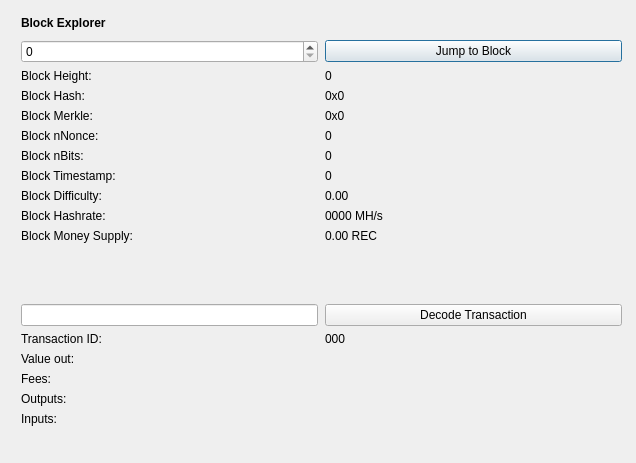
<?xml version="1.0" encoding="UTF-8"?>
<ui version="4.0">
 <class>BlockBrowser</class>
 <widget class="QDialog" name="BlockBrowser">
  <property name="windowModality">
   <enum>Qt::NonModal</enum>
  </property>
  <property name="enabled">
   <bool>true</bool>
  </property>
  <property name="geometry">
   <rect>
    <x>0</x>
    <y>0</y>
    <width>636</width>
    <height>463</height>
   </rect>
  </property>
  <property name="sizePolicy">
   <sizepolicy hsizetype="Preferred" vsizetype="Preferred">
    <horstretch>0</horstretch>
    <verstretch>0</verstretch>
   </sizepolicy>
  </property>
  <property name="minimumSize">
   <size>
    <width>0</width>
    <height>0</height>
   </size>
  </property>
  <property name="acceptDrops">
   <bool>false</bool>
  </property>
  <property name="windowTitle">
   <string>Testcoin Block Explorer</string>
  </property>
  <layout class="QGridLayout">
   <property name="sizeConstraint">
    <enum>QLayout::SetMaximumSize</enum>
   </property>
   <property name="leftMargin">
    <number>21</number>
   </property>
   <property name="topMargin">
    <number>10</number>
   </property>
   <property name="rightMargin">
    <number>10</number>
   </property>
   <item row="1" column="0">
    <widget class="QWidget" name="widget" native="true">
     <widget class="QWidget" name="layoutWidgetBE1">
      <property name="geometry">
       <rect>
        <x>0</x>
        <y>0</y>
        <width>601</width>
        <height>27</height>
       </rect>
      </property>
      <layout class="QHBoxLayout" name="horizontalLayoutBE">
       <property name="spacing">
        <number>7</number>
       </property>
       <item>
        <widget class="QLabel" name="labelBlockExplorer">
         <property name="sizePolicy">
          <sizepolicy hsizetype="Preferred" vsizetype="Maximum">
           <horstretch>0</horstretch>
           <verstretch>0</verstretch>
          </sizepolicy>
         </property>
         <property name="font">
          <font>
           <weight>75</weight>
           <bold>true</bold>
          </font>
         </property>
         <property name="styleSheet">
          <string notr="true">font-weight:bold;</string>
         </property>
         <property name="text">
          <string>Block Explorer</string>
         </property>
        </widget>
       </item>
       <item>
        <spacer name="horizontalSpacerBE">
         <property name="orientation">
          <enum>Qt::Horizontal</enum>
         </property>
         <property name="sizeHint" stdset="0">
          <size>
           <width>40</width>
           <height>20</height>
          </size>
         </property>
        </spacer>
       </item>
      </layout>
     </widget>
     <widget class="QWidget" name="layoutWidgetBE2">
      <property name="geometry">
       <rect>
        <x>0</x>
        <y>30</y>
        <width>601</width>
        <height>441</height>
       </rect>
      </property>
      <layout class="QGridLayout" name="gridLayoutBE" rowstretch="0,0,0,0,0,0,0,0,0,0,0,0,0,0,0,0,0,0,0,0" columnstretch="0,0">
       <property name="sizeConstraint">
        <enum>QLayout::SetDefaultConstraint</enum>
       </property>
       <property name="horizontalSpacing">
        <number>7</number>
       </property>
       <item row="8" column="1">
        <widget class="QLabel" name="timeBox">
         <property name="text">
          <string>0</string>
         </property>
         <property name="textInteractionFlags">
          <set>Qt::LinksAccessibleByMouse|Qt::TextSelectableByMouse</set>
         </property>
        </widget>
       </item>
       <item row="4" column="0">
        <widget class="QLabel" name="hashLabel">
         <property name="text">
          <string>Block Hash:</string>
         </property>
        </widget>
       </item>
       <item row="7" column="0">
        <widget class="QLabel" name="bitsLabel">
         <property name="text">
          <string>Block nBits:</string>
         </property>
        </widget>
       </item>
       <item row="5" column="1">
        <widget class="QLabel" name="merkleBox">
         <property name="minimumSize">
          <size>
           <width>187</width>
           <height>0</height>
          </size>
         </property>
         <property name="text">
          <string>0x0</string>
         </property>
         <property name="textInteractionFlags">
          <set>Qt::LinksAccessibleByMouse|Qt::TextSelectableByMouse</set>
         </property>
        </widget>
       </item>
       <item row="1" column="0">
        <widget class="QSpinBox" name="heightBox">
         <property name="sizePolicy">
          <sizepolicy hsizetype="Preferred" vsizetype="Fixed">
           <horstretch>0</horstretch>
           <verstretch>0</verstretch>
          </sizepolicy>
         </property>
         <property name="maximum">
          <number>99999999</number>
         </property>
        </widget>
       </item>
       <item row="10" column="1">
        <widget class="QLabel" name="hashRateBox">
         <property name="text">
          <string>0000 MH/s</string>
         </property>
         <property name="textInteractionFlags">
          <set>Qt::LinksAccessibleByMouse|Qt::TextSelectableByMouse</set>
         </property>
        </widget>
       </item>
       <item row="12" column="0">
        <spacer name="verticalSpacer_2">
         <property name="orientation">
          <enum>Qt::Vertical</enum>
         </property>
         <property name="sizeHint" stdset="0">
          <size>
           <width>20</width>
           <height>20</height>
          </size>
         </property>
        </spacer>
       </item>
       <item row="3" column="0">
        <widget class="QLabel" name="heightLabelBE2">
         <property name="text">
          <string>Block Height:</string>
         </property>
        </widget>
       </item>
       <item row="4" column="1">
        <widget class="QLabel" name="hashBox">
         <property name="enabled">
          <bool>true</bool>
         </property>
         <property name="sizePolicy">
          <sizepolicy hsizetype="Preferred" vsizetype="Preferred">
           <horstretch>0</horstretch>
           <verstretch>0</verstretch>
          </sizepolicy>
         </property>
         <property name="minimumSize">
          <size>
           <width>0</width>
           <height>0</height>
          </size>
         </property>
         <property name="text">
          <string>0x0</string>
         </property>
         <property name="textInteractionFlags">
          <set>Qt::LinksAccessibleByMouse|Qt::TextSelectableByMouse</set>
         </property>
        </widget>
       </item>
       <item row="5" column="0">
        <widget class="QLabel" name="merkleLabel">
         <property name="text">
          <string>Block Merkle:</string>
         </property>
        </widget>
       </item>
       <item row="6" column="0">
        <widget class="QLabel" name="nonceLabel">
         <property name="text">
          <string>Block nNonce:</string>
         </property>
        </widget>
       </item>
       <item row="3" column="1">
        <widget class="QLabel" name="heightLabelBE1">
         <property name="text">
          <string>0</string>
         </property>
         <property name="textInteractionFlags">
          <set>Qt::LinksAccessibleByMouse|Qt::TextSelectableByMouse</set>
         </property>
        </widget>
       </item>
       <item row="11" column="0">
        <widget class="QLabel" name="moneySupplyLabel">
         <property name="text">
          <string>Block Money Supply:</string>
         </property>
        </widget>
       </item>
       <item row="11" column="1">
        <widget class="QLabel" name="moneySupplyBox">
         <property name="text">
          <string>0.00 REC</string>
         </property>
         <property name="textInteractionFlags">
          <set>Qt::LinksAccessibleByMouse|Qt::TextSelectableByMouse</set>
         </property>
        </widget>
       </item>
       <item row="1" column="1">
        <widget class="QPushButton" name="blockButton">
         <property name="styleSheet">
          <string notr="true"/>
         </property>
         <property name="text">
          <string>Jump to Block</string>
         </property>
        </widget>
       </item>
       <item row="13" column="0">
        <widget class="QLineEdit" name="txBox">
         <property name="sizePolicy">
          <sizepolicy hsizetype="Preferred" vsizetype="Fixed">
           <horstretch>0</horstretch>
           <verstretch>0</verstretch>
          </sizepolicy>
         </property>
         <property name="inputMask">
          <string comment="Transaction id" extracomment="Transaction id"/>
         </property>
        </widget>
       </item>
       <item row="13" column="1">
        <widget class="QPushButton" name="txButton">
         <property name="styleSheet">
          <string notr="true"/>
         </property>
         <property name="text">
          <string>Decode Transaction</string>
         </property>
        </widget>
       </item>
       <item row="14" column="0">
        <widget class="QLabel" name="txLabel">
         <property name="text">
          <string>Transaction ID:</string>
         </property>
        </widget>
       </item>
       <item row="15" column="1">
        <widget class="QLabel" name="valueBox">
         <property name="text">
          <string/>
         </property>
         <property name="textInteractionFlags">
          <set>Qt::LinksAccessibleByMouse|Qt::TextSelectableByMouse</set>
         </property>
        </widget>
       </item>
       <item row="7" column="1">
        <widget class="QLabel" name="bitsBox">
         <property name="text">
          <string>0</string>
         </property>
         <property name="textInteractionFlags">
          <set>Qt::LinksAccessibleByMouse|Qt::TextSelectableByMouse</set>
         </property>
        </widget>
       </item>
       <item row="6" column="1">
        <widget class="QLabel" name="nonceBox">
         <property name="text">
          <string>0</string>
         </property>
         <property name="textInteractionFlags">
          <set>Qt::LinksAccessibleByMouse|Qt::TextSelectableByMouse</set>
         </property>
        </widget>
       </item>
       <item row="9" column="1">
        <widget class="QLabel" name="diffBox">
         <property name="text">
          <string>0.00</string>
         </property>
         <property name="textInteractionFlags">
          <set>Qt::LinksAccessibleByMouse|Qt::TextSelectableByMouse</set>
         </property>
        </widget>
       </item>
       <item row="14" column="1">
        <widget class="QLabel" name="txID">
         <property name="text">
          <string>000</string>
         </property>
         <property name="textInteractionFlags">
          <set>Qt::LinksAccessibleByMouse|Qt::TextSelectableByMouse</set>
         </property>
        </widget>
       </item>
       <item row="10" column="0">
        <widget class="QLabel" name="hashRateLabel">
         <property name="text">
          <string>Block Hashrate:</string>
         </property>
        </widget>
       </item>
       <item row="15" column="0">
        <widget class="QLabel" name="valueLabel">
         <property name="text">
          <string>Value out:</string>
         </property>
        </widget>
       </item>
       <item row="8" column="0">
        <widget class="QLabel" name="timeLabel">
         <property name="text">
          <string>Block Timestamp:</string>
         </property>
        </widget>
       </item>
       <item row="9" column="0">
        <widget class="QLabel" name="diffLabel">
         <property name="text">
          <string>Block Difficulty:</string>
         </property>
        </widget>
       </item>
       <item row="17" column="1">
        <widget class="QLabel" name="outputBox">
         <property name="text">
          <string/>
         </property>
         <property name="alignment">
          <set>Qt::AlignLeading|Qt::AlignLeft|Qt::AlignTop</set>
         </property>
         <property name="textInteractionFlags">
          <set>Qt::LinksAccessibleByMouse|Qt::TextSelectableByMouse</set>
         </property>
        </widget>
       </item>
       <item row="19" column="0">
        <spacer name="verticalSpacer">
         <property name="orientation">
          <enum>Qt::Vertical</enum>
         </property>
         <property name="sizeHint" stdset="0">
          <size>
           <width>20</width>
           <height>40</height>
          </size>
         </property>
        </spacer>
       </item>
       <item row="16" column="1">
        <widget class="QLabel" name="feesBox">
         <property name="text">
          <string/>
         </property>
         <property name="textInteractionFlags">
          <set>Qt::LinksAccessibleByMouse|Qt::TextSelectableByMouse</set>
         </property>
        </widget>
       </item>
       <item row="18" column="0">
        <widget class="QLabel" name="inputLabel">
         <property name="text">
          <string>Inputs:</string>
         </property>
         <property name="alignment">
          <set>Qt::AlignLeading|Qt::AlignLeft|Qt::AlignTop</set>
         </property>
        </widget>
       </item>
       <item row="17" column="0">
        <widget class="QLabel" name="outputLabel">
         <property name="text">
          <string>Outputs:</string>
         </property>
         <property name="alignment">
          <set>Qt::AlignLeading|Qt::AlignLeft|Qt::AlignTop</set>
         </property>
        </widget>
       </item>
       <item row="18" column="1">
        <widget class="QLabel" name="inputBox">
         <property name="text">
          <string/>
         </property>
         <property name="alignment">
          <set>Qt::AlignLeading|Qt::AlignLeft|Qt::AlignTop</set>
         </property>
         <property name="textInteractionFlags">
          <set>Qt::LinksAccessibleByMouse|Qt::TextSelectableByMouse</set>
         </property>
        </widget>
       </item>
       <item row="16" column="0">
        <widget class="QLabel" name="feesLabel">
         <property name="text">
          <string>Fees:</string>
         </property>
        </widget>
       </item>
      </layout>
     </widget>
    </widget>
   </item>
  </layout>
 </widget>
 <resources/>
 <connections/>
</ui>
